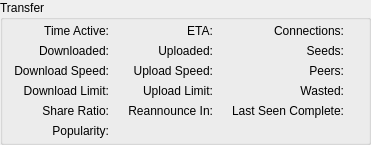
            <widget class="QGroupBox" name="groupTransferBox">
             <property name="title">
              <string>Transfer</string>
             </property>
             <layout class="QGridLayout" name="gridLayout_2">
              <property name="topMargin">
               <number>4</number>
              </property>
              <property name="bottomMargin">
               <number>4</number>
              </property>
              <item row="0" column="0">
               <widget class="QLabel" name="labelTimeActive">
                <property name="sizePolicy">
                 <sizepolicy hsizetype="Minimum" vsizetype="Preferred">
                  <horstretch>0</horstretch>
                  <verstretch>0</verstretch>
                 </sizepolicy>
                </property>
                <property name="text">
                 <string extracomment="Time (duration) the torrent is active (not stopped)">Time Active:</string>
                </property>
                <property name="alignment">
                 <set>Qt::AlignmentFlag::AlignRight|Qt::AlignmentFlag::AlignTrailing|Qt::AlignmentFlag::AlignVCenter</set>
                </property>
               </widget>
              </item>
              <item row="0" column="1">
               <widget class="QLabel" name="labelElapsedVal">
                <property name="sizePolicy">
                 <sizepolicy hsizetype="Expanding" vsizetype="Preferred">
                  <horstretch>0</horstretch>
                  <verstretch>0</verstretch>
                 </sizepolicy>
                </property>
                <property name="textFormat">
                 <enum>Qt::TextFormat::PlainText</enum>
                </property>
               </widget>
              </item>
              <item row="0" column="2">
               <widget class="QLabel" name="labelETA">
                <property name="sizePolicy">
                 <sizepolicy hsizetype="Minimum" vsizetype="Preferred">
                  <horstretch>0</horstretch>
                  <verstretch>0</verstretch>
                 </sizepolicy>
                </property>
                <property name="text">
                 <string>ETA:</string>
                </property>
                <property name="alignment">
                 <set>Qt::AlignmentFlag::AlignRight|Qt::AlignmentFlag::AlignTrailing|Qt::AlignmentFlag::AlignVCenter</set>
                </property>
               </widget>
              </item>
              <item row="0" column="3">
               <widget class="QLabel" name="labelETAVal">
                <property name="sizePolicy">
                 <sizepolicy hsizetype="Expanding" vsizetype="Preferred">
                  <horstretch>0</horstretch>
                  <verstretch>0</verstretch>
                 </sizepolicy>
                </property>
                <property name="textFormat">
                 <enum>Qt::TextFormat::PlainText</enum>
                </property>
               </widget>
              </item>
              <item row="0" column="4">
               <widget class="QLabel" name="labelConnections">
                <property name="sizePolicy">
                 <sizepolicy hsizetype="Minimum" vsizetype="Preferred">
                  <horstretch>0</horstretch>
                  <verstretch>0</verstretch>
                 </sizepolicy>
                </property>
                <property name="text">
                 <string>Connections:</string>
                </property>
                <property name="alignment">
                 <set>Qt::AlignmentFlag::AlignRight|Qt::AlignmentFlag::AlignTrailing|Qt::AlignmentFlag::AlignVCenter</set>
                </property>
               </widget>
              </item>
              <item row="0" column="5">
               <widget class="QLabel" name="labelConnectionsVal">
                <property name="sizePolicy">
                 <sizepolicy hsizetype="Expanding" vsizetype="Preferred">
                  <horstretch>0</horstretch>
                  <verstretch>0</verstretch>
                 </sizepolicy>
                </property>
                <property name="textFormat">
                 <enum>Qt::TextFormat::PlainText</enum>
                </property>
               </widget>
              </item>
              <item row="1" column="0">
               <widget class="QLabel" name="labelDownloaded">
                <property name="sizePolicy">
                 <sizepolicy hsizetype="Minimum" vsizetype="Preferred">
                  <horstretch>0</horstretch>
                  <verstretch>0</verstretch>
                 </sizepolicy>
                </property>
                <property name="text">
                 <string>Downloaded:</string>
                </property>
                <property name="alignment">
                 <set>Qt::AlignmentFlag::AlignRight|Qt::AlignmentFlag::AlignTrailing|Qt::AlignmentFlag::AlignVCenter</set>
                </property>
               </widget>
              </item>
              <item row="1" column="1">
               <widget class="QLabel" name="labelDlTotalVal">
                <property name="sizePolicy">
                 <sizepolicy hsizetype="Expanding" vsizetype="Preferred">
                  <horstretch>0</horstretch>
                  <verstretch>0</verstretch>
                 </sizepolicy>
                </property>
                <property name="textFormat">
                 <enum>Qt::TextFormat::PlainText</enum>
                </property>
               </widget>
              </item>
              <item row="1" column="2">
               <widget class="QLabel" name="labelUploaded">
                <property name="sizePolicy">
                 <sizepolicy hsizetype="Minimum" vsizetype="Preferred">
                  <horstretch>0</horstretch>
                  <verstretch>0</verstretch>
                 </sizepolicy>
                </property>
                <property name="text">
                 <string>Uploaded:</string>
                </property>
                <property name="alignment">
                 <set>Qt::AlignmentFlag::AlignRight|Qt::AlignmentFlag::AlignTrailing|Qt::AlignmentFlag::AlignVCenter</set>
                </property>
               </widget>
              </item>
              <item row="1" column="3">
               <widget class="QLabel" name="labelUpTotalVal">
                <property name="sizePolicy">
                 <sizepolicy hsizetype="Expanding" vsizetype="Preferred">
                  <horstretch>0</horstretch>
                  <verstretch>0</verstretch>
                 </sizepolicy>
                </property>
                <property name="textFormat">
                 <enum>Qt::TextFormat::PlainText</enum>
                </property>
               </widget>
              </item>
              <item row="1" column="4">
               <widget class="QLabel" name="labelSeeds">
                <property name="sizePolicy">
                 <sizepolicy hsizetype="Minimum" vsizetype="Preferred">
                  <horstretch>0</horstretch>
                  <verstretch>0</verstretch>
                 </sizepolicy>
                </property>
                <property name="text">
                 <string>Seeds:</string>
                </property>
                <property name="alignment">
                 <set>Qt::AlignmentFlag::AlignRight|Qt::AlignmentFlag::AlignTrailing|Qt::AlignmentFlag::AlignVCenter</set>
                </property>
               </widget>
              </item>
              <item row="1" column="5">
               <widget class="QLabel" name="labelSeedsVal">
                <property name="sizePolicy">
                 <sizepolicy hsizetype="Expanding" vsizetype="Preferred">
                  <horstretch>0</horstretch>
                  <verstretch>0</verstretch>
                 </sizepolicy>
                </property>
                <property name="textFormat">
                 <enum>Qt::TextFormat::PlainText</enum>
                </property>
               </widget>
              </item>
              <item row="2" column="0">
               <widget class="QLabel" name="labelDlSpeed">
                <property name="sizePolicy">
                 <sizepolicy hsizetype="Minimum" vsizetype="Preferred">
                  <horstretch>0</horstretch>
                  <verstretch>0</verstretch>
                 </sizepolicy>
                </property>
                <property name="text">
                 <string>Download Speed:</string>
                </property>
                <property name="alignment">
                 <set>Qt::AlignmentFlag::AlignRight|Qt::AlignmentFlag::AlignTrailing|Qt::AlignmentFlag::AlignVCenter</set>
                </property>
               </widget>
              </item>
              <item row="2" column="1">
               <widget class="QLabel" name="labelDlSpeedVal">
                <property name="sizePolicy">
                 <sizepolicy hsizetype="Expanding" vsizetype="Preferred">
                  <horstretch>0</horstretch>
                  <verstretch>0</verstretch>
                 </sizepolicy>
                </property>
                <property name="textFormat">
                 <enum>Qt::TextFormat::PlainText</enum>
                </property>
               </widget>
              </item>
              <item row="2" column="2">
               <widget class="QLabel" name="labelUpSpeed">
                <property name="sizePolicy">
                 <sizepolicy hsizetype="Minimum" vsizetype="Preferred">
                  <horstretch>0</horstretch>
                  <verstretch>0</verstretch>
                 </sizepolicy>
                </property>
                <property name="text">
                 <string>Upload Speed:</string>
                </property>
                <property name="alignment">
                 <set>Qt::AlignmentFlag::AlignRight|Qt::AlignmentFlag::AlignTrailing|Qt::AlignmentFlag::AlignVCenter</set>
                </property>
               </widget>
              </item>
              <item row="2" column="3">
               <widget class="QLabel" name="labelUpSpeedVal">
                <property name="sizePolicy">
                 <sizepolicy hsizetype="Expanding" vsizetype="Preferred">
                  <horstretch>0</horstretch>
                  <verstretch>0</verstretch>
                 </sizepolicy>
                </property>
                <property name="textFormat">
                 <enum>Qt::TextFormat::PlainText</enum>
                </property>
               </widget>
              </item>
              <item row="2" column="4">
               <widget class="QLabel" name="labelPeers">
                <property name="sizePolicy">
                 <sizepolicy hsizetype="Minimum" vsizetype="Preferred">
                  <horstretch>0</horstretch>
                  <verstretch>0</verstretch>
                 </sizepolicy>
                </property>
                <property name="text">
                 <string>Peers:</string>
                </property>
                <property name="alignment">
                 <set>Qt::AlignmentFlag::AlignRight|Qt::AlignmentFlag::AlignTrailing|Qt::AlignmentFlag::AlignVCenter</set>
                </property>
               </widget>
              </item>
              <item row="2" column="5">
               <widget class="QLabel" name="labelPeersVal">
                <property name="sizePolicy">
                 <sizepolicy hsizetype="Expanding" vsizetype="Preferred">
                  <horstretch>0</horstretch>
                  <verstretch>0</verstretch>
                 </sizepolicy>
                </property>
                <property name="textFormat">
                 <enum>Qt::TextFormat::PlainText</enum>
                </property>
               </widget>
              </item>
              <item row="3" column="0">
               <widget class="QLabel" name="labelDlLimit">
                <property name="sizePolicy">
                 <sizepolicy hsizetype="Minimum" vsizetype="Preferred">
                  <horstretch>0</horstretch>
                  <verstretch>0</verstretch>
                 </sizepolicy>
                </property>
                <property name="text">
                 <string>Download Limit:</string>
                </property>
                <property name="alignment">
                 <set>Qt::AlignmentFlag::AlignRight|Qt::AlignmentFlag::AlignTrailing|Qt::AlignmentFlag::AlignVCenter</set>
                </property>
               </widget>
              </item>
              <item row="3" column="1">
               <widget class="QLabel" name="labelDlLimitVal">
                <property name="sizePolicy">
                 <sizepolicy hsizetype="Expanding" vsizetype="Preferred">
                  <horstretch>0</horstretch>
                  <verstretch>0</verstretch>
                 </sizepolicy>
                </property>
                <property name="textFormat">
                 <enum>Qt::TextFormat::PlainText</enum>
                </property>
               </widget>
              </item>
              <item row="3" column="2">
               <widget class="QLabel" name="labelUpLimit">
                <property name="sizePolicy">
                 <sizepolicy hsizetype="Minimum" vsizetype="Preferred">
                  <horstretch>0</horstretch>
                  <verstretch>0</verstretch>
                 </sizepolicy>
                </property>
                <property name="text">
                 <string>Upload Limit:</string>
                </property>
                <property name="alignment">
                 <set>Qt::AlignmentFlag::AlignRight|Qt::AlignmentFlag::AlignTrailing|Qt::AlignmentFlag::AlignVCenter</set>
                </property>
               </widget>
              </item>
              <item row="3" column="3">
               <widget class="QLabel" name="labelUpLimitVal">
                <property name="sizePolicy">
                 <sizepolicy hsizetype="Expanding" vsizetype="Preferred">
                  <horstretch>0</horstretch>
                  <verstretch>0</verstretch>
                 </sizepolicy>
                </property>
                <property name="textFormat">
                 <enum>Qt::TextFormat::PlainText</enum>
                </property>
               </widget>
              </item>
              <item row="3" column="4">
               <widget class="QLabel" name="labelWasted">
                <property name="sizePolicy">
                 <sizepolicy hsizetype="Minimum" vsizetype="Preferred">
                  <horstretch>0</horstretch>
                  <verstretch>0</verstretch>
                 </sizepolicy>
                </property>
                <property name="text">
                 <string>Wasted:</string>
                </property>
                <property name="alignment">
                 <set>Qt::AlignmentFlag::AlignRight|Qt::AlignmentFlag::AlignTrailing|Qt::AlignmentFlag::AlignVCenter</set>
                </property>
               </widget>
              </item>
              <item row="3" column="5">
               <widget class="QLabel" name="labelWastedVal">
                <property name="sizePolicy">
                 <sizepolicy hsizetype="Expanding" vsizetype="Preferred">
                  <horstretch>0</horstretch>
                  <verstretch>0</verstretch>
                 </sizepolicy>
                </property>
                <property name="textFormat">
                 <enum>Qt::TextFormat::PlainText</enum>
                </property>
               </widget>
              </item>
              <item row="4" column="0">
               <widget class="QLabel" name="labelRatio">
                <property name="sizePolicy">
                 <sizepolicy hsizetype="Minimum" vsizetype="Preferred">
                  <horstretch>0</horstretch>
                  <verstretch>0</verstretch>
                 </sizepolicy>
                </property>
                <property name="text">
                 <string>Share Ratio:</string>
                </property>
                <property name="alignment">
                 <set>Qt::AlignmentFlag::AlignRight|Qt::AlignmentFlag::AlignTrailing|Qt::AlignmentFlag::AlignVCenter</set>
                </property>
               </widget>
              </item>
              <item row="4" column="1">
               <widget class="QLabel" name="labelShareRatioVal">
                <property name="sizePolicy">
                 <sizepolicy hsizetype="Expanding" vsizetype="Preferred">
                  <horstretch>0</horstretch>
                  <verstretch>0</verstretch>
                 </sizepolicy>
                </property>
                <property name="textFormat">
                 <enum>Qt::TextFormat::PlainText</enum>
                </property>
               </widget>
              </item>
              <item row="4" column="2">
               <widget class="QLabel" name="labelReannounceIn">
                <property name="sizePolicy">
                 <sizepolicy hsizetype="Minimum" vsizetype="Preferred">
                  <horstretch>0</horstretch>
                  <verstretch>0</verstretch>
                 </sizepolicy>
                </property>
                <property name="text">
                 <string>Reannounce In:</string>
                </property>
                <property name="alignment">
                 <set>Qt::AlignmentFlag::AlignRight|Qt::AlignmentFlag::AlignTrailing|Qt::AlignmentFlag::AlignVCenter</set>
                </property>
               </widget>
              </item>
              <item row="4" column="3">
               <widget class="QLabel" name="labelReannounceInVal">
                <property name="sizePolicy">
                 <sizepolicy hsizetype="Expanding" vsizetype="Preferred">
                  <horstretch>0</horstretch>
                  <verstretch>0</verstretch>
                 </sizepolicy>
                </property>
                <property name="textFormat">
                 <enum>Qt::TextFormat::PlainText</enum>
                </property>
               </widget>
              </item>
              <item row="4" column="4">
               <widget class="QLabel" name="labelLastSeenComplete">
                <property name="sizePolicy">
                 <sizepolicy hsizetype="Minimum" vsizetype="Preferred">
                  <horstretch>0</horstretch>
                  <verstretch>0</verstretch>
                 </sizepolicy>
                </property>
                <property name="text">
                 <string>Last Seen Complete:</string>
                </property>
                <property name="alignment">
                 <set>Qt::AlignmentFlag::AlignRight|Qt::AlignmentFlag::AlignTrailing|Qt::AlignmentFlag::AlignVCenter</set>
                </property>
               </widget>
              </item>
              <item row="4" column="5">
               <widget class="QLabel" name="labelLastSeenCompleteVal">
                <property name="sizePolicy">
                 <sizepolicy hsizetype="Expanding" vsizetype="Preferred">
                  <horstretch>0</horstretch>
                  <verstretch>0</verstretch>
                 </sizepolicy>
                </property>
                <property name="textFormat">
                 <enum>Qt::TextFormat::PlainText</enum>
                </property>
               </widget>
              </item>
              <item row="5" column="0">
               <widget class="QLabel" name="labelPopularity">
                <property name="sizePolicy">
                 <sizepolicy hsizetype="Minimum" vsizetype="Preferred">
                  <horstretch>0</horstretch>
                  <verstretch>0</verstretch>
                 </sizepolicy>
                </property>
                <property name="toolTip">
                 <string>Ratio / Time Active (in months), indicates how popular the torrent is</string>
                </property>
                <property name="text">
                 <string>Popularity:</string>
                </property>
                <property name="alignment">
                 <set>Qt::AlignmentFlag::AlignRight|Qt::AlignmentFlag::AlignTrailing|Qt::AlignmentFlag::AlignVCenter</set>
                </property>
               </widget>
              </item>
              <item row="5" column="1">
               <widget class="QLabel" name="labelPopularityVal">
                <property name="sizePolicy">
                 <sizepolicy hsizetype="Expanding" vsizetype="Preferred">
                  <horstretch>0</horstretch>
                  <verstretch>0</verstretch>
                 </sizepolicy>
                </property>
                <property name="toolTip">
                 <string>Ratio / Time Active (in months), indicates how popular the torrent is</string>
                </property>
                <property name="textFormat">
                 <enum>Qt::TextFormat::PlainText</enum>
                </property>
               </widget>
              </item>
             </layout>
            </widget>
